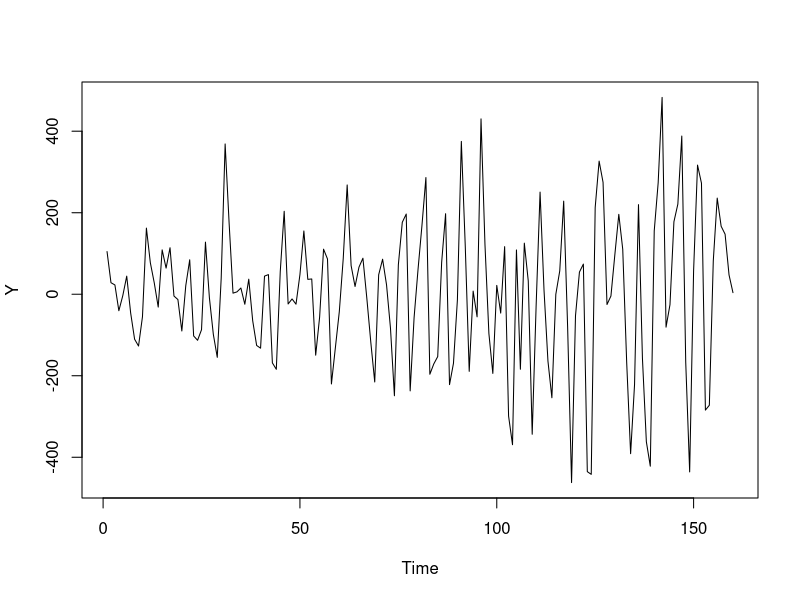
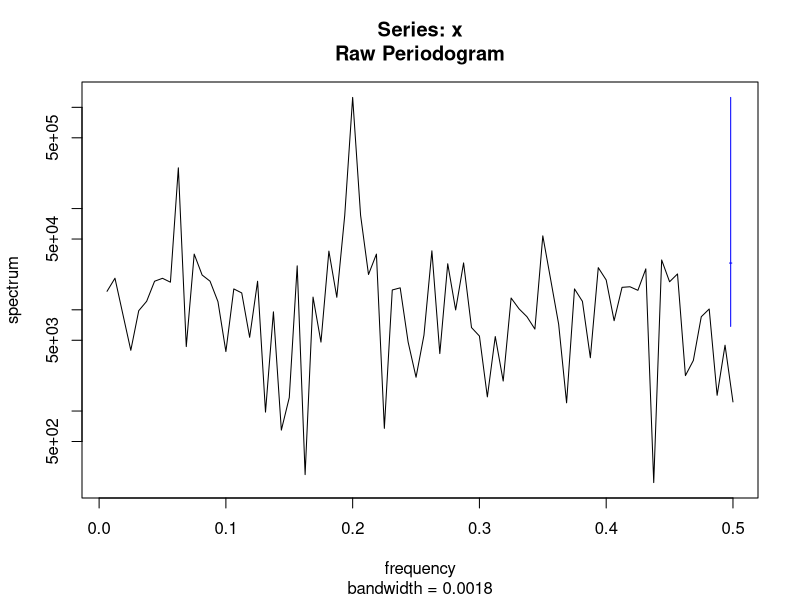
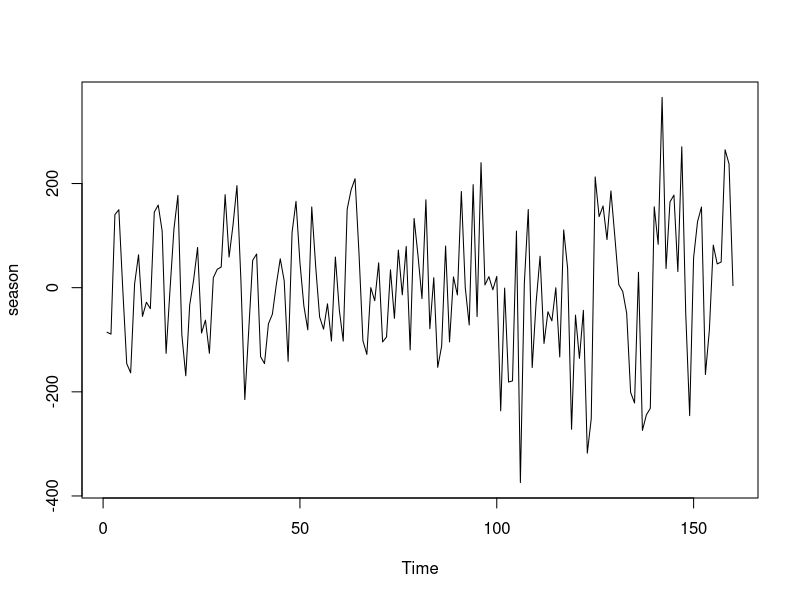

These charts were generated, in order, by the following R code:
data <- read.table('Aufgabe05.txt', header = TRUE)
timeseries <- ts(data)

# estimate trend
trendModel <- lm(timeseries ~ time(timeseries))
trend <- predict(trendModel, newdata = time(timeseries))

# estimate seasonality
season <- timeseries - trend
plot(season)

seasonSpectrum <- spectrum(season)
maxFreqIndex <- which.max(seasonSpectrum$spec)
maxFreq <- seasonSpectrum$freq[maxFreqIndex]
maxFreqDensity <- seasonSpectrum$spec[maxFreqIndex]

seasonModel <- function(x) {
  #maxFreqDensity * sin(2 * pi * maxFreq * x)
  200 * sin(2 * pi * maxFreq * x)
}

error <- season - seasonModel(time(timeseries))
plot(error)